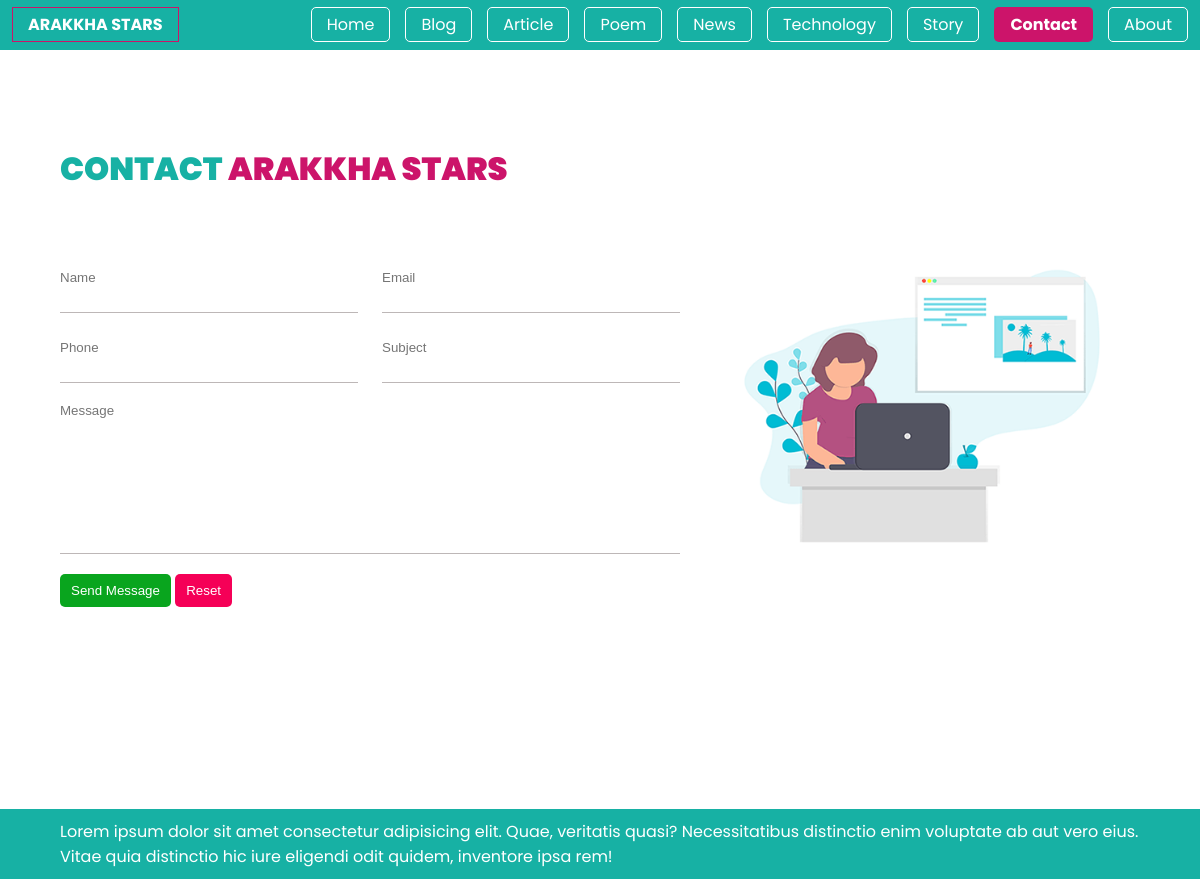
Page /contact/ on the committed database.
### base/models.py (models this page shows, shortened)
class Category(models.Model):
    name = models.CharField(max_length=255)
    slug = models.SlugField(
            default='',
            editable=False,
            unique=True,blank=True,null=True
        )
    order = models.IntegerField(blank=True,null=True)
    class Meta:
        verbose_name = ("categories")
        verbose_name_plural = ("categories")
    class Meta:
        ordering=['-order']

### base/views.py (the view)
# urls.py: path('contact/',views.contact_page_views,name="contactpage"),
def contact_page_views(request):
    if request.method == 'POST':
        username=request.POST.get('name')
        useremail=request.POST.get('email')
        userphone=request.POST.get('phone')
        usersubject=request.POST.get('subject')
        usermesage=request.POST.get('userimage')
        user_obj=Contact(name=username,email=useremail,phone=userphone,subject=usersubject,Message=usermesage)
        user_obj.save()
        return redirect('homepage')
    else:
        categories=Category.objects.all()
        context={'categories':categories}
        messages.success(request, "Contact Successfully!")
        return render(request,'pages/contact.html',context)

### base/templates/pages/contact.html (shortened to what this page needs)
{% extends 'pages/main.html' %} {% load static %} {% block content %} {% include
'header/header.html' %}
<main style="height: 98vh">
  <div class="main-container">
    <h1 class="fw-bold pt-50">
      <span class="text-about">CONTACT</span>
      <span class="text-danger">ARAKKHA STARS</span>
    </h1>
    <div class="row pt-50">
      <div class="col-lg-7">
        <form action="" class="form" method="POST">
          <div class="row">
            <div class="col-lg-6">
              <input
                type="text"
                name="name"
                class="mt-20"
                placeholder="Name"
                style="display: block; width: 100%"
                id=""
              />
            </div>
            <div class="col-lg-6">
              <input
                type="text"
                name="email"
                placeholder="Email"
                class="mt-20"
                style="display: block; width: 100%"
                id=""
              />
            </div>
            <div class="col-lg-6">
              <input
                class="mt-20"
                type="text"
                name="phone"
                placeholder="Phone"
                style="display: block; width: 100%"
                id=""
              />
            </div>
            <div class="col-lg-6">
              <input
                class="mt-20"
                type="text"
                name="subject"
                placeholder="Subject"
                style="display: block; width: 100%"
                id=""
              />
            </div>
            <div class="col-lg-12">
              <textarea
                name="message"
                style="display: block; width: 100%"
                class="mt-20"
                id=""
                cols="30"
                placeholder="Message"
                rows="10"
              ></textarea>
            </div>
          </div>
          <div class="btn-group pt-20">
            <button type="submit" class="btn-contact btn-send">
              Send Message
            </button>
            <button type="submit" class="btn-contact btn-reset">Reset</button>
          </div>
        </form>
      </div>
      <div class="col-lg-5">
        <img src="{% static 'images/about.png/' %}" width="100%" alt="" />
      </div>
    </div>
  </div>
</main>
{% endblock content %}

### base/templates/header/header.html (shortened to what this page needs)
<header>
  <nav class="navbar">
    <div class="logo">
      <a href="{% url 'homepage' %}"><span>ARAKKHA STARS</span></a>
    </div>
    <ul class="d-none" id="navbar">
      {% url 'homepage' as url %}
      <li>
        <a href="{% url 'homepage' %}" class="{% if request.path == url %}active{% endif %}">Home</a>
      </li>
      {% for category in categories %}
      {% url 'eachcategories_page' category.slug as url %}
      <li>
        <a href="{% url 'eachcategories_page' category.slug %}"
           class="{% if request.path == url %}active{% endif %}">{{category.name}}</a
        >
      </li>
      {% endfor %}
      {% url 'contactpage' as url %}
      <li>
        <a href="{% url 'contactpage' %}" class="{% if request.path == url %}active{% endif %}">Contact</a>
      </li>
      {% url 'aboutpage' as url %}
      <li>
        <a href="{% url 'aboutpage' %}" class="{% if request.path == url %}active{% endif %}">About</a>
      </li>
    </ul>
  </nav>
</header>

### base/static/css/main.css (style rules this page uses)
* { padding: 0; margin: 0; box-sizing: border-box; }
body { background-color: #fff; }
a { text-decoration: none; color: #fff; }
li { list-style: none; }
header { width: 100%; height: 50px; position: fixed; line-height: 50px; background-color: rgb(23, 177, 164); }
.logo { white-space: nowrap; }
.logo span { color: #fff; font-weight: bold; border: 1px solid #cc146a; padding: 5px 15px; }
.navbar { width: 98%; margin: auto; display: flex; flex-wrap: nowrap; }
.navbar ul { display: flex; flex-wrap: nowrap; margin-left: auto; }
.navbar ul li { padding-left: 15px; }
.navbar ul li a { padding: 5px 15px; border-radius: 5px; border: 1px solid #fff; }
.navbar ul li .active { background-color: #cc146a; border: 1px solid transparent; font-weight: bold; }
main { width: 90%; margin-left: auto; margin-right: auto; padding-top: 50px; padding-bottom: 50px; }
.main-container { padding-top: 20px; }
.row { --bs-gutter-x: 1.5rem; --bs-gutter-y: 0; display: flex; flex-wrap: wrap; margin-top: calc(var(--bs-gutter-y) * -1); margin-right: calc(var(--bs-gutter-x) * -0.5); margin-left: calc(var(--bs-gutter-x) * -0.5); }
.row > * { flex-shrink: 0; width: 100%; max-width: 100%; padding-right: calc(var(--bs-gutter-x) * 0.5); padding-left: calc(var(--bs-gutter-x) * 0.5); margin-top: var(--bs-gutter-y); }
.col, .col-1, .col-10, .col-11, .col-12, .col-2, .col-3, .col-4, .col-5, .col-6, .col-7, .col-8, .col-9, .col-auto, .col-lg, .col-lg-1, .col-lg-10, .col-lg-11, .col-lg-12, .col-lg-2, .col-lg-3, .col-lg-4, .col-lg-5, .col-lg-6, .col-lg-7, .col-lg-8, .col-lg-9, .col-lg-auto, .col-md, .col-md-1, .col-md-10, .col-md-11, .col-md-12, .col-md-2, .col-md-3, .col-md-4, .col-md-5, .col-md-6, .col-md-7, .col-md-8, .col-md-9, .col-md-auto, .col-sm, .col-sm-1, .col-sm-10, .col-sm-11, .col-sm-12, .col-sm-2, .col-sm-3, .col-sm-4, .col-sm-5, .col-sm-6, .col-sm-7, .col-sm-8, .col-sm-9, .col-sm-auto, .col-xl, .col-xl-1, .col-xl-10, .col-xl-11, .col-xl-12, .col-xl-2, .col-xl-3, .col-xl-4, .col-xl-5, .col-xl-6, .col-xl-7, .col-xl-8, .col-xl-9, .col-xl-auto { width: 100%; min-height: 1px; }
.pt-20 { padding-top: 20px; }
.pt-50 { padding-top: 50px; }
.d-none { display: none; }
.text-about { color: rgb(23, 177, 164); }
.text-danger { color: #cc146a; }
.fw-bold { font-weight: 900; }
.form input { height: 30px; }
.mt-20 { margin-top: 20px; }
.form input,textarea { border: none; border-bottom: 1px solid rgb(189, 183, 183); }
.form input { padding-bottom: 20px; height: 50px; }
.form textarea { resize: none; font-family:Arial, Helvetica, sans-serif; }
.btn-contact { border: 1px solid transparent; padding: 8px 10px; border-radius: 5px; }
.btn-send { background-color: #09a51e; color: #fff; cursor: pointer; }
.btn-reset { background-color: #f50057; color: #fff; cursor: pointer; }

### base/templates/pages/main.html (style rules this page uses)
body { font-family: "Poppins", sans-serif; }

### rows in the picture
Category: name "Blog"
Category: name "Article"
Category: name "Poem"
Category: name "News"
Category: name "Technology"
Category: name "Story"
